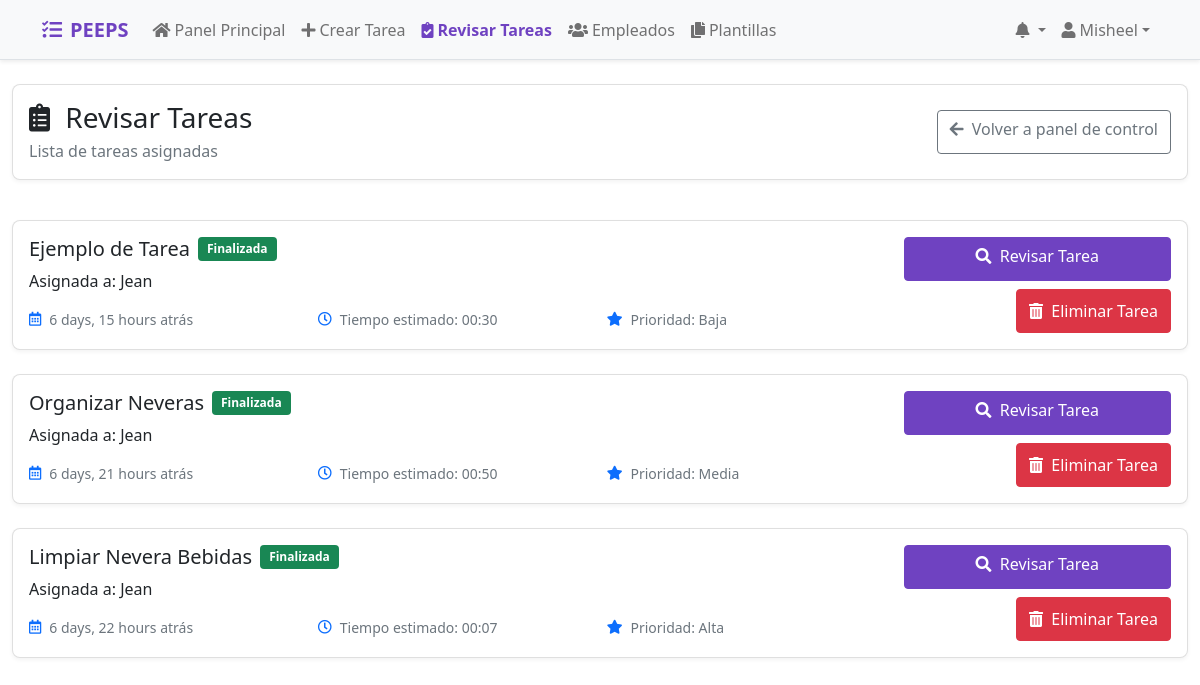
Page /jefe/revisar-tareas/ (signed in) on the earlier database version.
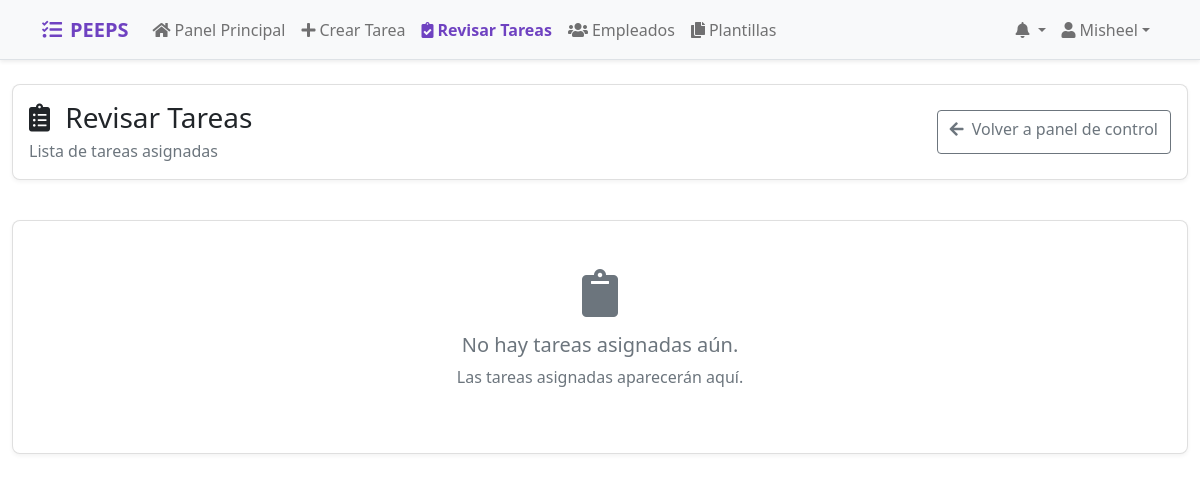
Same page on the later database version.
### tasks/models.py (models this page shows, shortened)
class Tarea(models.Model):
    titulo = models.CharField(max_length=200)
    descripcion = models.TextField()
    jefe = models.ForeignKey(User, on_delete=models.CASCADE, related_name='tareas_creadas')
    empleados = models.ManyToManyField(EmpleadoPerfil, related_name='tareas_asignadas')
    tiempo_estimado = models.DurationField(help_text="Formato: HH:MM")
    fecha_asignacion = models.DateTimeField(auto_now_add=True)
    completada = models.BooleanField(default=False)
    fecha_completada = models.DateTimeField(null=True, blank=True)
    aceptada_por = models.ManyToManyField(EmpleadoPerfil, blank=True, related_name="tareas_aceptadas")
    PRIORIDADES = [
        ('Baja', 'Baja'),
        ('Media', 'Media'),
        ('Alta', 'Alta'),
    ]
    prioridad = models.CharField(max_length=10, choices=PRIORIDADES, default='Media')

class EmpleadoPerfil(models.Model):
    user = models.OneToOneField(User, on_delete=models.CASCADE)
    tienda = models.ForeignKey(Tienda, on_delete=models.CASCADE)
    es_jefe = models.BooleanField(default=False)

### tasks/views.py (the view)
# urls.py: path('jefe/revisar-tareas/', views.revisar_tareas, name='revisar_tareas'),
@login_required
def revisar_tareas(request):
    jefe = EmpleadoPerfil.objects.get(user=request.user)
    tareas = Tarea.objects.filter(jefe=request.user).order_by('-fecha_asignacion')
    return render(request, 'revisar_tareas.html', {
        'tareas': tareas,
    })

### tasks/templatetags/duration_filters.py (called while the page is built)
@register.filter
def format_duration(duration):
    if not isinstance(duration, timedelta):
        return ''
    total_seconds = int(duration.total_seconds())
    hours = total_seconds // 3600
    minutes = (total_seconds % 3600) // 60
    return f"{hours:02d}:{minutes:02d}"

### tasks/templates/revisar_tareas.html (shortened to what this page needs)
{% extends 'base.html' %}
{% load widget_tweaks %}
{% load duration_filters %}
{% block content %}
<div class="container-fluid py-4">
    <div class="row mb-4">
        <div class="col-12">
            <div class="card">
                <div class="card-body">
                    <div class="d-flex justify-content-between align-items-center">
                        <div>
                            <h1 class="h3 mb-1">
                                <i class="fas fa-clipboard-list me-2"></i>
                                Revisar Tareas
                            </h1>
                            <p class="text-muted mb-0">Lista de tareas asignadas</p>
                        </div>
                        <a href="{% url 'redireccion_dashboard' %}" class="btn btn-outline-secondary">
                            <i class="fas fa-arrow-left me-1"></i>
                            Volver a panel de control
                        </a>
                    </div>
                </div>
            </div>
        </div>
    </div>
    <div class="row">
        <div class="col-12">
            {% for tarea in tareas %}
            <div class="card mb-4">
                <div class="card-body">
                    <div class="row">
                        <div class="col-md-9">
                            <div class="d-flex align-items-center mb-2">
                                <h5 class="card-title mb-0 me-2">{{ tarea.titulo }}</h5>
                                <span class="badge
                                    {% if tarea.completada %}
                                        bg-success
                                    {% elif tarea.aceptada_por.count > 0 %}
                                        bg-warning text-dark
                                    {% else %}
                                        bg-secondary
                                    {% endif %}">
                                    {% if tarea.completada %}
                                    Finalizada
                                    {% elif tarea.aceptada_por.count > 0 %}
                                    En progreso
                                    {% else %}
                                    Pendiente
                                    {% endif %}
                                </span>
                            </div>
                            <p class="card-text mb-3">
                                <span class="fw-medium">Asignada a:</span>
                                {% for emp in tarea.empleados.all %}
                                {{ emp.user.get_full_name|default:emp.user.username }}{% if not forloop.last %}, {% endif %}
                                {% endfor %}
                            </p>
                            <div class="row g-3 text-muted small">
                                <div class="col-md-4">
                                    <div class="d-flex align-items-center">
                                        <i class="far fa-calendar-alt me-2 text-primary"></i>
                                        <span>{{ tarea.fecha_asignacion|timesince }} atrás</span>
                                    </div>
                                </div>
                                <div class="col-md-4">
                                    <div class="d-flex align-items-center">
                                        <i class="far fa-clock me-2 text-primary"></i>
                                        <span>Tiempo estimado: {{ tarea.tiempo_estimado|format_duration }}</span>
                                    </div>
                                </div>
                                <div class="col-md-4">
                                    <div class="d-flex align-items-center">
                                        <i class="fas fa-star me-2 text-primary"></i>
                                        <span>Prioridad: {{ tarea.get_prioridad_display }}</span>
                                    </div>
                                </div>
                            </div>
                        </div>
                        <div class="col-md-3 d-flex flex-column justify-content-center align-items-end gap-2 mt-3 mt-md-0">
                            {% if tarea.completada %}
                            <a href="{% url 'detalle_tarea' tarea.id %}" class="btn btn-primary w-100">
                                <i class="fas fa-search me-1"></i>
                                Revisar Tarea
                            </a>
                            <form method="POST" action="{% url 'eliminar_tarea' tarea.id %}"
                                onsubmit="return confirm('¿Estás seguro de que deseas eliminar esta tarea?');">
                                <button type="submit" class="btn btn-danger w-100">
                                    <i class="fas fa-trash-alt me-1"></i>
                                    Eliminar Tarea
                                </button>
                            </form>
                            {% elif tarea.aceptada_por.count > 0 %}
                            <a href="#" class="btn btn-danger w-100">
                                <i class="fas fa-times me-1"></i>
                                Cancelar
                            </a>
                            {% else %}
                            <a href="{% url 'detalle_tarea' tarea.id %}" class="btn btn-outline-primary w-100">
                                <i class="fas fa-eye me-1"></i>
                                Ver Detalles
                            </a>
                            {% endif %}
                        </div>
                    </div>
                </div>
            </div>
            {% empty %}
            <div class="card">
                <div class="card-body text-center py-5">
                    <i class="fas fa-clipboard text-muted mb-3" style="font-size: 3rem;"></i>
                    <h5 class="text-muted">No hay tareas asignadas aún.</h5>
                    <p class="text-muted">Las tareas asignadas aparecerán aquí.</p>
                </div>
            </div>
            {% endfor %}
        </div>
    </div>
</div>
{% endblock %}

### tasks/templates/base.html (shortened to what this page needs)
<!DOCTYPE html>
<html lang="es" class="h-full">
<head>
    <link href="https://cdn.jsdelivr.net/npm/bootstrap@5.1.3/dist/css/bootstrap.min.css" rel="stylesheet">
    <link href="https://cdnjs.cloudflare.com/ajax/libs/font-awesome/5.15.4/css/all.min.css" rel="stylesheet">
</head>
<body class="custom-scrollbar">
    <nav class="navbar navbar-expand-lg navbar-light bg-light border-bottom shadow-sm mobile-nav">
        <div class="container">
            <a class="navbar-brand d-flex align-items-center mobile-touch-target" href="{% url 'index' %}">
                <i class="fas fa-tasks me-2"></i>
                <span class="d-none d-sm-inline">PEEPS</span>
            </a>
            <div class="collapse navbar-collapse" id="navbarNav">
                {% if user.is_authenticated %}
                    {% if user.empleadoperfil.es_jefe %}
                        <ul class="navbar-nav me-auto">
                            <li class="nav-item">
                                <a class="nav-link mobile-touch-target {% if request.resolver_match.url_name == 'dashboard_jefe' %}active{% endif %}"
                                   href="{% url 'dashboard_jefe' %}">
                                    <i class="fas fa-home me-1"></i>
                                    <span class="d-none d-sm-inline">Panel Principal</span>
                                </a>
                            </li>
                            <li class="nav-item">
                                <a class="nav-link mobile-touch-target {% if request.resolver_match.url_name == 'jefe_crear_tarea' %}active{% endif %}"
                                   href="{% url 'jefe_crear_tarea' %}">
                                    <i class="fas fa-plus me-1"></i>
                                    <span class="d-none d-sm-inline">Crear Tarea</span>
                                </a>
                            </li>
                            <li class="nav-item">
                                <a class="nav-link mobile-touch-target {% if request.resolver_match.url_name == 'revisar_tareas' %}active{% endif %}"
                                   href="{% url 'revisar_tareas' %}">
                                    <i class="fas fa-clipboard-check me-1"></i>
                                    <span class="d-none d-sm-inline">Revisar Tareas</span>
                                </a>
                            </li>
                            <li class="nav-item">
                                <a class="nav-link mobile-touch-target {% if request.resolver_match.url_name == 'jefe_empleados' %}active{% endif %}"
                                   href="{% url 'jefe_empleados' %}">
                                    <i class="fas fa-users me-1"></i>
                                    <span class="d-none d-sm-inline">Empleados</span>
                                </a>
                            </li>
                            <li class="nav-item">
                                <a class="nav-link mobile-touch-target {% if request.resolver_match.url_name == 'lista_plantillas' %}active{% endif %}"
                                   href="{% url 'lista_plantillas' %}">
                                    <i class="fas fa-copy me-1"></i>
                                    <span class="d-none d-sm-inline">Plantillas</span>
                                </a>
                            </li>
                        </ul>
                    {% endif %}
                    <ul class="navbar-nav">
                        <li class="nav-item dropdown">
                            <a class="nav-link dropdown-toggle mobile-touch-target" href="#" id="navbarDropdown" role="button"
                               data-bs-toggle="dropdown" aria-expanded="false">
                                <i class="fas fa-bell me-1"></i>
                            </a>
                        </li>
                        <li class="nav-item dropdown">
                            <a class="nav-link dropdown-toggle mobile-touch-target" href="#" id="userDropdown" role="button"
                               data-bs-toggle="dropdown" aria-expanded="false">
                                <i class="fas fa-user me-1"></i>
                                <span class="d-none d-sm-inline">{{ user.username }}</span>
                            </a>
                        </li>
                    </ul>
                {% endif %}
            </div>
        </div>
    </nav>
    <div class="main-content">
        {% block content %}{% endblock %}
    </div>
</body>
</html>

### tasks/templates/base.html (style rules this page uses)
* { -webkit-tap-highlight-color: transparent; }
:root { --primary-color: #6f42c1; --primary-hover: #5a32a3; --header-height: 60px; }
body { min-height: 100vh; padding-top: var(--header-height); display: flex; flex-direction: column; overflow-x: hidden; }
.main-content { flex: 1; width: 100%; max-width: 100%; overflow-x: hidden; }
.navbar { height: var(--header-height); position: fixed; top: 0; left: 0; right: 0; z-index: 1030; background-color: #fff; transition: transform 0.3s ease; }
.navbar-brand { font-weight: bold; color: var(--primary-color) !important; }
.nav-link { color: #495057; transition: color 0.2s ease; display: flex; align-items: center; padding: 0.5rem 1rem; }
.nav-link.active { color: var(--primary-color) !important; font-weight: bold; }
.card { border-radius: 0.5rem; box-shadow: 0 2px 4px rgba(0, 0, 0, 0.05); transition: box-shadow 0.2s ease; margin-bottom: 1rem; }
@media (hover: none) { .nav-link, .btn { min-height: 44px; min-width: 44px; } }
.custom-scrollbar { scrollbar-width: thin; scrollbar-color: var(--primary-color) #f1f1f1; }

Differences in the rows shown:
removed Tarea: titulo "Ejemplo de Tarea", completada "Finalizada", fecha_asignacion "6 days, 15 hours", tiempo_estimado "00:30", prioridad "Baja"
no longer on this page (row unchanged): EmpleadoPerfil: user.get_full_name "Jean"
removed Tarea: titulo "Organizar Neveras", completada "Finalizada", fecha_asignacion "6 days, 21 hours", tiempo_estimado "00:50", prioridad "Media"
removed Tarea: titulo "Limpiar Nevera Bebidas", completada "Finalizada", fecha_asignacion "6 days, 22 hours", tiempo_estimado "00:07", prioridad "Alta"
Other differences:
text now shown: "No hay tareas asignadas aún. Las tareas asignadas aparecerán aquí."
